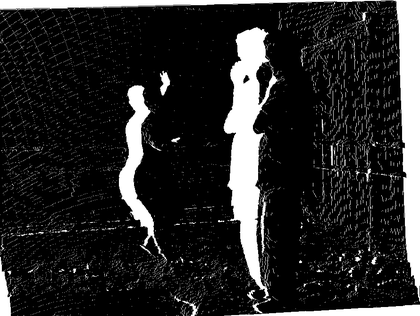
%> input picture test_ballet/mask.png, 420 x 316 px, shrunk from 890 x 669 before the run
$ octave main_separate.m   (GNU Octave 9; MATLAB toolbox functions it lacks are replaced by stand-ins)
%> lines starting %> are read from the running program, lines starting %| are printed output that depends on the picture; in (x1, y1, x2, y2) boxes, pixels count from 0 and x2, y2 are one past the last pixel; in counts of white or black regions, pixels touching at a corner belong together; the program's own positions count from 1
### estimation_inpainting/getpatch.m
%---------------------------------------------------------------------
% Returns the indices for a 2w+1x2w+1 patch centered at pixel p.
%---------------------------------------------------------------------
function [Hp,rows,cols] = getpatch(sz,p, w)
	% Returns the indices for a 2w+1x2w+1 patch centered at pixel p.
	% [x,y] = ind2sub(sz,p);  % 2*w+1 == the patch size
	p = p-1; y=floor(p/sz(1))+1; p=rem(p,sz(1)); x=floor(p)+1;
	rows = max(x-w,1):min(x+w,sz(1));
	cols = (max(y-w,1):min(y+w,sz(2)))';
	Hp = sub2ndx(rows,cols,sz(1));
end


%---------------------------------------------------------------------
% Converts the (rows,cols) subscript-style indices to Matlab index-style
% indices.  Unforunately, 'sub2ind' cannot be used for this.
%---------------------------------------------------------------------
function N = sub2ndx(rows,cols,nTotalRows)
	X = rows(ones(length(cols),1),:);
	Y = cols(:,ones(1,length(rows)));
	N = X+(Y-1)*nTotalRows;
end

### estimation_inpainting/load_plan.m
function plan = load_plan(img, i)


	[nCol nRow] = size(img);


	region_img = im2double(imread(['plan' int2str(i) '.png']));
	cord_points_region = find(region_img(:,:,2) > 0.0);

	[x y]=ind2sub(size(img), cord_points_region);

	z = reshape(img(cord_points_region),length(cord_points_region),1);
	[dx dy] = gradient(img);
	dx = dx(cord_points_region);
	dy = dy(cord_points_region);
	points = [z ones(length(cord_points_region), 1)];
	n_parse = points\(-dx.*x-dy.*y);

	n_parse

	plan.n = [mean(dx) mean(dy) n_parse(1) n_parse(2)];
	plan.points = cord_points_region;


end

### test_ballet/main_separate.m
%%%%%%%%%%%%%%%%%%%%%%%%%%%%%%%%%%%%%%%%%%%%%
%											%
%	IMAGE COMMUNICATION - EPFL COURSE		%
%				June 2012					%
%		Inpaiting of depth image			%
%											%
% Yannik Messerli: yannik.messerli@epfl.ch	%
% 	Nicolas Jorns: nicolas.jorns@epfl.ch	%
%											%
% 		Supervised by Thomas Maugey			%
%											%
%%%%%%%%%%%%%%%%%%%%%%%%%%%%%%%%%%%%%%%%%%%%%

clear all;
close all;

addpath('../multi-plan');

patch_size = 5;

% Estimation done. Load it:
mask = rgb2gray(im2double(imread('mask.png')));
%> mask: size 316x420 double; min 0, max 1, mean 0.164
imholes = zeros(size(mask));
im = rgb2gray(im2double(imread('result.png')));
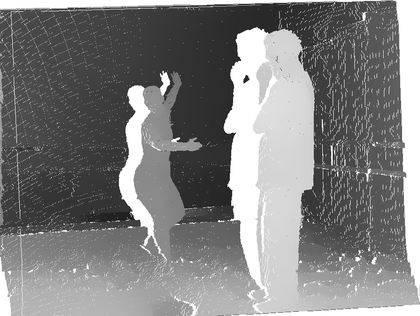
%> input picture test_ballet/result.png, 420 x 316 px, shrunk from 890 x 669 before the run
%> im: size 316x420 double; min 0.0235, max 1, mean 0.503
[nCol nRow] = size(im);
%> nCol = 316; nRow = 420

pointToFill = find(mask > 0);
%> pointToFill = 58438 values from 1 to 132720

for i=1:length(pointToFill)
	Hp = getpatch([nCol nRow], pointToFill(i), patch_size);
	Hp = Hp( mask(Hp) < 1 );
	if length(Hp) > (patch_size^2)*0.7
		im(pointToFill(i)) = mean(im(Hp));
	else
		imholes(pointToFill(i)) = 1.0;
	end
end
%> this loop made 58438 passes
%> (p in getpatch, x in getpatch, rows in getpatch) on passes 1, 5, 6: (0, 1, [1 2 3 4 5 6]), (4, 5, [1 2 3 4 5 6 7 8 9 10]), (5, 6, [1 2 3 4 5 6 7 8 9 10 11])
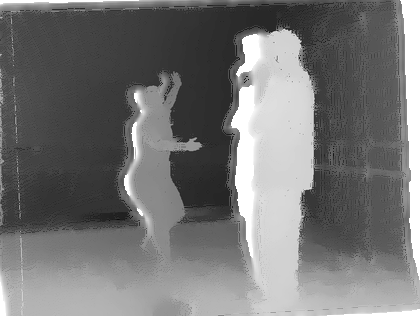
%> im: size 316x420 double; min 0.0235, max 1, mean 0.462
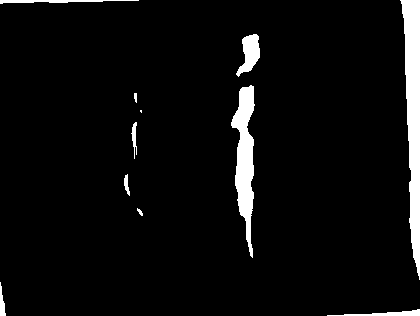
%> imholes: size 316x420 double; values 0 (black) and 1 (white), 5.2% white; 11 white regions (1 under 20 px), largest, box (x1, y1, x2, y2) and area: (400, 0, 420, 280) 3281, (231, 85, 255, 258) 2174, (236, 34, 260, 77) 560
%figure; imshow(im);
imfinal = im;
[components nbComp] = bwlabeln(imholes);
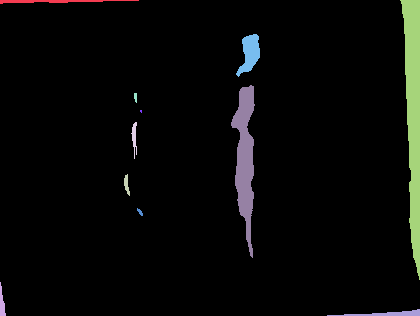
%> components: size 316x420 double; 12 distinct labels, from 0 to 11; one colour per label, 0 black
%> nbComp = 11
nbComp
%> nbComp = 11
figure; imagesc(components);
%> after `imagesc(components)`:
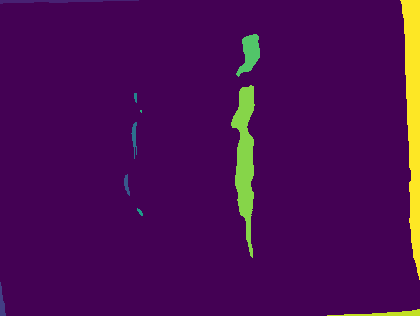
%> displayed picture: size 316x420x3, on the screen's scale of 0 to 255; mean R, G, B 73.9, 11.8, 82.9
cord_points_region = find(components == 5);
%> cord_points_region = 25 values from 42438 to 43079
mask = ones(size(im));
mask(cord_points_region) = 0.0;
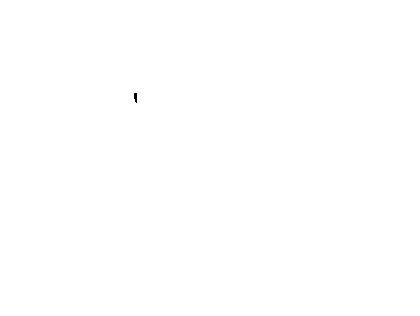
%> mask: size 316x420 double; values 0 (black) and 1 (white), 100% white; 1 black region, box (x1, y1, x2, y2) and area: (134, 93, 137, 103) 25
fillRegion = ~mask;

plans(1) = load_plan(im, 'plan4-1.png');
%> the run ends on the next line
